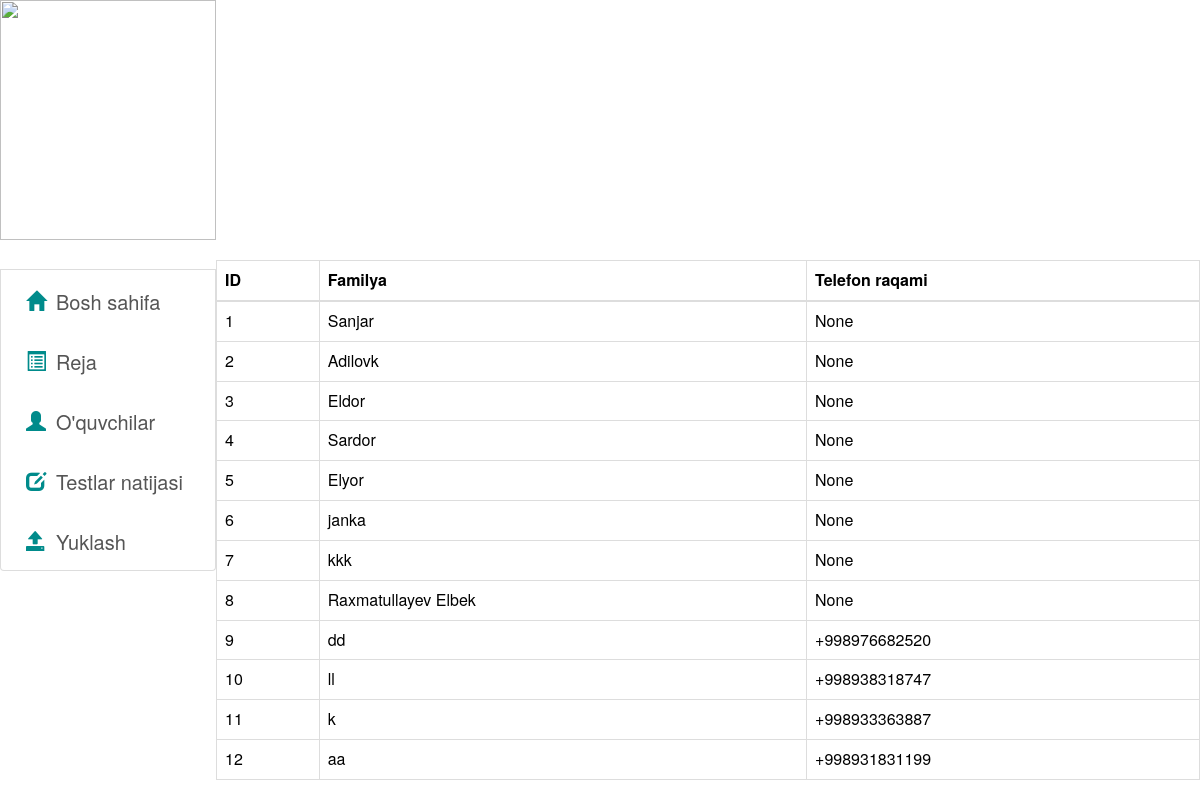
The app's page /students/, older data.
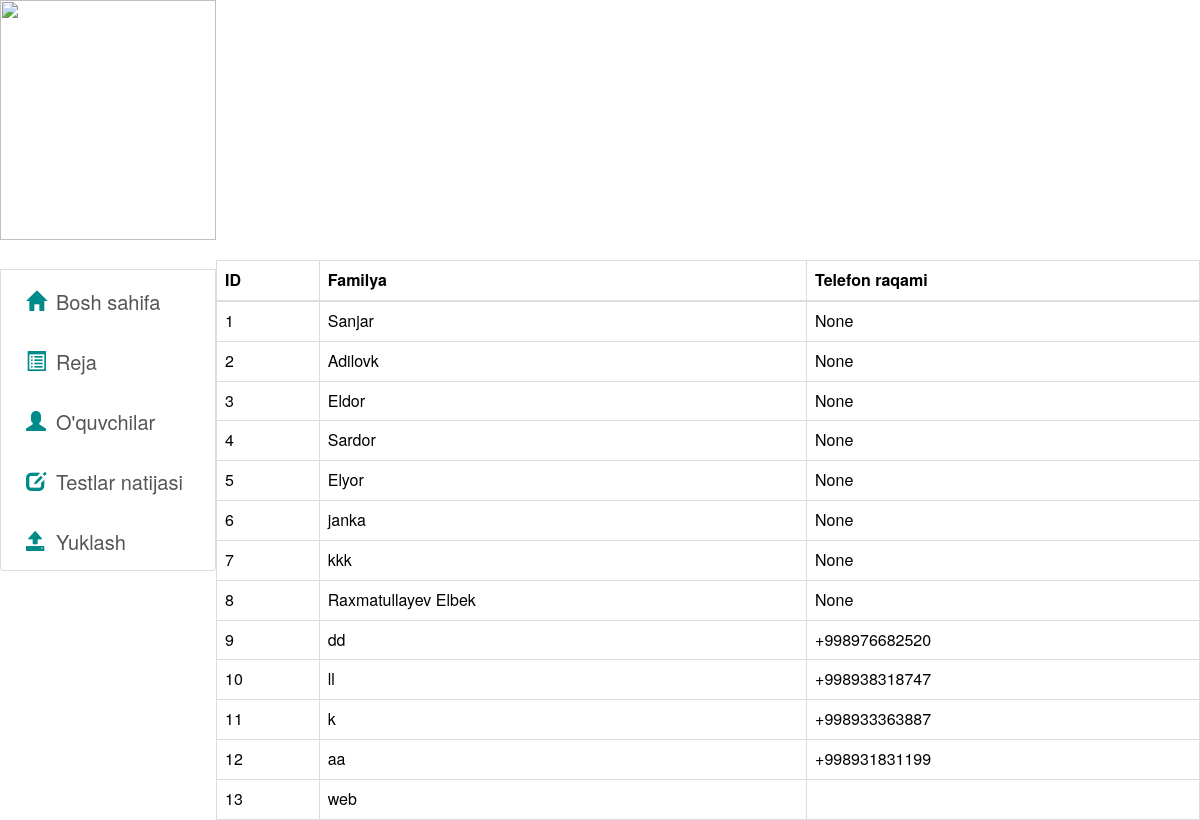
The same page, newer data.
### users/models.py (models this page shows, shortened)
class MyUser(AbstractBaseUser):
    username = models.CharField(
        verbose_name='username',
        max_length=150,
        unique=True,
    )
    phone_number = models.CharField(
        verbose_name='phone_number',
        max_length=150,
        unique=True,
        blank=True,
        null=True,
    )
    is_active = models.BooleanField(default=True)
    is_admin = models.BooleanField(default=False)
    is_superuser = models.BooleanField(default=False)
    objects = MyUserManager()
    USERNAME_FIELD = "username"
    REQUIRED_FIELDS = []

### polls/views.py (the view)
# urls.py: path('students/', students, name="students"),
def students(request):
    users = MyUser.objects.filter(is_admin=0).values('id', 'username', 'phone_number')
    return render(request, 'students.html', {'users': users})

### templates/students.html (shortened to what this page needs)
{% load static %}
<html lang="en">
<head>
    <link href="https://cdn.jsdelivr.net/npm/bootstrap@5.3.2/dist/css/bootstrap.min.css" rel="stylesheet">
    <link rel="stylesheet" href="https://maxcdn.bootstrapcdn.com/bootstrap/3.3.7/css/bootstrap.min.css">
</head>
<body>
    <form method="post">
        <div class="asosiy">
            <div class="left_1">
                <div class="tepa">
                    <img src="https://uzsmart.uz/news/img/4076.jpg" alt="">
                </div>
                <div class="past">
                    <div class="list-group" style="font-size: 20px;">
                        <br>
                        <a href="{% url 'super_user' %}" class="list-group-item list-group-item-action"><span class="glyphicon glyphicon-home" style="padding: 10px; color:darkcyan"></span>Bosh sahifa</a>
                        <a href="#" class="list-group-item list-group-item-action"><span class="glyphicon glyphicon-list-alt" style="padding: 10px; color:darkcyan"></span>Reja</a>
                        <a href="{% url 'students' %}" class="list-group-item list-group-item-action"><span class="glyphicon glyphicon-user" style="padding: 10px; color:darkcyan"></span>O'quvchilar</a>
                        <a href="#" class="list-group-item list-group-item-action"><span class="glyphicon glyphicon-edit" style="padding: 10px; color:darkcyan"></span>Testlar natijasi</a>
                        <a href="{% url 'uploads' %}" class="list-group-item list-group-item-action"><span class="glyphicon glyphicon-open" style="padding: 10px; color:darkcyan"></span>Yuklash</a>
                      </div>
                </div>
            </div>
            <div class="right_1">
                <div class="test_t">
                </div>
                <br>
                <div class="test_p">
                    <table class="table table-bordered">
                      <thead>
                        <tr>
                          <th scope="col">ID</th>
                            <th scope="col">Familya</th>
                            <th scope="col">Telefon raqami</th>
                        </tr>
                      </thead>
                      <tbody>
                        {% for new_user in users %}
                        <tr>
                          <td scope="row">{{ forloop.counter }}</td>
                          <td>{{ new_user.username }}</td>
                            <td>{{ new_user.phone_number }}</td>
                        </tr>
                        {% endfor %}
                      </tbody>
                    </table>
                </div>
            </div>
        </div>
    </form>
</body>
</html>

Row changes from the older to the newer data that the page shows:
added MyUser: username "web"
